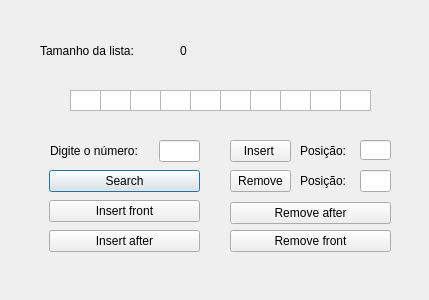
<?xml version="1.0" encoding="UTF-8"?>
<ui version="4.0">
 <class>windowLinkedList</class>
 <widget class="QDialog" name="windowLinkedList">
  <property name="geometry">
   <rect>
    <x>0</x>
    <y>0</y>
    <width>429</width>
    <height>300</height>
   </rect>
  </property>
  <property name="windowTitle">
   <string>Lista Estática Sequencial</string>
  </property>
  <widget class="QLabel" name="label_3">
   <property name="geometry">
    <rect>
     <x>50</x>
     <y>130</y>
     <width>101</width>
     <height>41</height>
    </rect>
   </property>
   <property name="text">
    <string>Digite o número:</string>
   </property>
  </widget>
  <widget class="QLineEdit" name="entrada">
   <property name="geometry">
    <rect>
     <x>159</x>
     <y>140</y>
     <width>41</width>
     <height>22</height>
    </rect>
   </property>
  </widget>
  <widget class="QLabel" name="label_4">
   <property name="geometry">
    <rect>
     <x>300</x>
     <y>170</y>
     <width>59</width>
     <height>21</height>
    </rect>
   </property>
   <property name="text">
    <string>Posição:</string>
   </property>
  </widget>
  <widget class="QPushButton" name="search">
   <property name="geometry">
    <rect>
     <x>49</x>
     <y>170</y>
     <width>151</width>
     <height>22</height>
    </rect>
   </property>
   <property name="text">
    <string>Search</string>
   </property>
  </widget>
  <widget class="QPushButton" name="removeAfter">
   <property name="geometry">
    <rect>
     <x>230</x>
     <y>202</y>
     <width>161</width>
     <height>22</height>
    </rect>
   </property>
   <property name="text">
    <string>Remove after</string>
   </property>
  </widget>
  <widget class="QLineEdit" name="positionRemove">
   <property name="geometry">
    <rect>
     <x>360</x>
     <y>170</y>
     <width>31</width>
     <height>22</height>
    </rect>
   </property>
  </widget>
  <widget class="QLabel" name="retTamanho">
   <property name="geometry">
    <rect>
     <x>180</x>
     <y>40</y>
     <width>59</width>
     <height>21</height>
    </rect>
   </property>
   <property name="text">
    <string>0</string>
   </property>
  </widget>
  <widget class="QLabel" name="label_2">
   <property name="geometry">
    <rect>
     <x>40</x>
     <y>40</y>
     <width>121</width>
     <height>21</height>
    </rect>
   </property>
   <property name="text">
    <string>Tamanho da lista:</string>
   </property>
  </widget>
  <widget class="QPushButton" name="InsertFront">
   <property name="geometry">
    <rect>
     <x>49</x>
     <y>200</y>
     <width>151</width>
     <height>22</height>
    </rect>
   </property>
   <property name="text">
    <string>Insert front</string>
   </property>
  </widget>
  <widget class="QPushButton" name="removeN">
   <property name="geometry">
    <rect>
     <x>230</x>
     <y>170</y>
     <width>61</width>
     <height>22</height>
    </rect>
   </property>
   <property name="text">
    <string>Remove</string>
   </property>
  </widget>
  <widget class="QLineEdit" name="positionInsert">
   <property name="geometry">
    <rect>
     <x>360</x>
     <y>140</y>
     <width>31</width>
     <height>20</height>
    </rect>
   </property>
  </widget>
  <widget class="QPushButton" name="insertAfter">
   <property name="geometry">
    <rect>
     <x>49</x>
     <y>230</y>
     <width>151</width>
     <height>22</height>
    </rect>
   </property>
   <property name="text">
    <string>Insert after</string>
   </property>
  </widget>
  <widget class="QPushButton" name="insertN">
   <property name="geometry">
    <rect>
     <x>230</x>
     <y>140</y>
     <width>61</width>
     <height>22</height>
    </rect>
   </property>
   <property name="text">
    <string>Insert </string>
   </property>
  </widget>
  <widget class="QPushButton" name="removeFront">
   <property name="geometry">
    <rect>
     <x>230</x>
     <y>230</y>
     <width>161</width>
     <height>22</height>
    </rect>
   </property>
   <property name="text">
    <string>Remove front</string>
   </property>
  </widget>
  <widget class="QLabel" name="label">
   <property name="geometry">
    <rect>
     <x>300</x>
     <y>140</y>
     <width>61</width>
     <height>21</height>
    </rect>
   </property>
   <property name="text">
    <string>Posição:</string>
   </property>
  </widget>
  <widget class="QListWidget" name="elem1">
   <property name="geometry">
    <rect>
     <x>70</x>
     <y>90</y>
     <width>31</width>
     <height>21</height>
    </rect>
   </property>
  </widget>
  <widget class="QListWidget" name="elem2">
   <property name="geometry">
    <rect>
     <x>100</x>
     <y>90</y>
     <width>31</width>
     <height>21</height>
    </rect>
   </property>
  </widget>
  <widget class="QListWidget" name="elem3">
   <property name="geometry">
    <rect>
     <x>130</x>
     <y>90</y>
     <width>31</width>
     <height>21</height>
    </rect>
   </property>
  </widget>
  <widget class="QListWidget" name="elem4">
   <property name="geometry">
    <rect>
     <x>160</x>
     <y>90</y>
     <width>31</width>
     <height>21</height>
    </rect>
   </property>
  </widget>
  <widget class="QListWidget" name="elem5">
   <property name="geometry">
    <rect>
     <x>190</x>
     <y>90</y>
     <width>31</width>
     <height>21</height>
    </rect>
   </property>
  </widget>
  <widget class="QListWidget" name="elem6">
   <property name="geometry">
    <rect>
     <x>220</x>
     <y>90</y>
     <width>31</width>
     <height>21</height>
    </rect>
   </property>
  </widget>
  <widget class="QListWidget" name="elem7">
   <property name="geometry">
    <rect>
     <x>250</x>
     <y>90</y>
     <width>31</width>
     <height>21</height>
    </rect>
   </property>
  </widget>
  <widget class="QListWidget" name="elem8">
   <property name="geometry">
    <rect>
     <x>280</x>
     <y>90</y>
     <width>31</width>
     <height>21</height>
    </rect>
   </property>
  </widget>
  <widget class="QListWidget" name="elem9">
   <property name="geometry">
    <rect>
     <x>310</x>
     <y>90</y>
     <width>31</width>
     <height>21</height>
    </rect>
   </property>
  </widget>
  <widget class="QListWidget" name="elem10">
   <property name="geometry">
    <rect>
     <x>340</x>
     <y>90</y>
     <width>31</width>
     <height>21</height>
    </rect>
   </property>
  </widget>
 </widget>
 <resources/>
 <connections/>
</ui>
